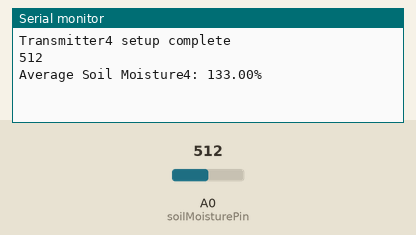
This sketch was run on a simulated ESP8266 (NodeMCU). On the bench: the last lines printed to the serial monitor. The inputs (shaded band) are chosen by the test bench; at power-on: A0 (soilMoisturePin) = 512. No radio packets arrive unless stated.

Above: at 1.2 s.
1.3 s: A0 (soilMoisturePin) set to 716
At 2.6 s:
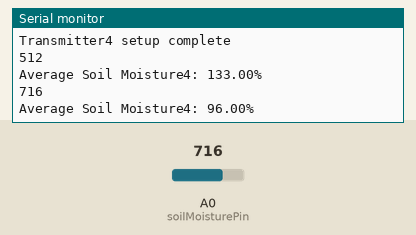
2.8 s: A0 (soilMoisturePin) set to 900
At 3.8 s:
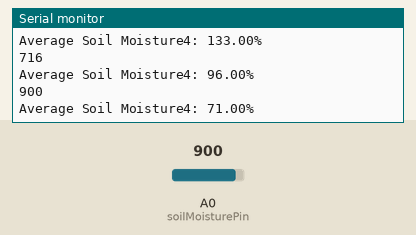
Timing chart, 0 to 5.8 s (numbered marks = the images above; inputs shaded):
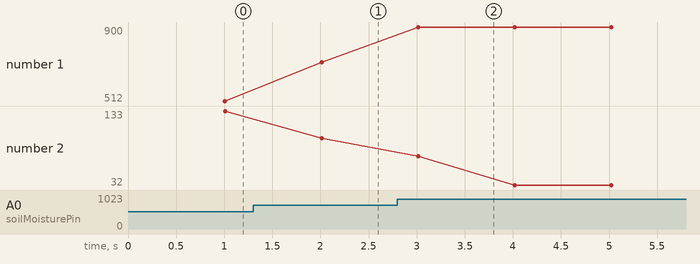

Measured:
- after the input at 1.3 s, the serial monitor: prints a new line after 0.71 s (image 1)
- after the input at 2.8 s, the serial monitor: prints a new line after 0.22 s (image 2)
- plotted number 1: 512 → 716 after the input at 1.3 s, 716 → 900 after the input at 2.8 s
- plotted number 2: 133 → 96 after the input at 1.3 s, 96 → 32 after the input at 2.8 s

The sketch:

Tx4.ino
```cpp
#include <SPI.h>
#include <RF24.h>
#include <nRF24L01.h>
const int soilMoisturePin = A0;
const int numReadings = 20;
float moistureReadings[numReadings];
float moisturePercentage=0;
RF24 radio(D1,D2);  // CE and CSN pins
const uint64_t pipe4 = 0xF0F0F0F0A5;
const uint8_t channel = 100;  // Set the desired RF channel
struct sensor
{
  int soil1;
  byte  sensorNum;
};
sensor soilreading4;
void setup() {
    pinMode(soilMoisturePin,INPUT);
  radio.begin();
  radio.openWritingPipe(pipe4);
  radio.setChannel(channel);   // Set the RF channel
  radio.setPALevel(RF24_PA_MAX);  // Adjust power level if needed
  radio.setDataRate(RF24_250KBPS);//RF24_250KBPS, RF24_1MBPS, RF24_2MBPS
  Serial.begin(9600);
  soilreading4.sensorNum =4;
  Serial.println("Transmitter4 setup complete");

}
void loop() {
  float totalMoisture = 0;
  // Read and accumulate multiple readings
  for (int i = 0; i < numReadings; i++) {
    moistureReadings[i] = analogRead(soilMoisturePin);
    totalMoisture += moistureReadings[i];
    delay(50); // Add a short delay between readings
  }
  Serial.println(analogRead(soilMoisturePin));
  // Calculate the average
  float averageMoisture = totalMoisture / numReadings;
  // Map the average to a percentage
   moisturePercentage = map(averageMoisture,640,1024, 100, 0);
   soilreading4.soil1=moisturePercentage ;
    radio.write(&soilreading4, sizeof(soilreading4));
 Serial.print("Average Soil Moisture4: ");
  Serial.print(moisturePercentage);
  Serial.println("%");

}
```
